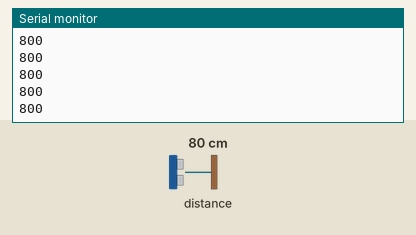
Simulated run of this sketch. Board: ESP8266 (NodeMCU). Shown: the last lines printed to the serial monitor. The test bench sets the inputs (shaded band); at power-on: distance to the obstacle 80 cm. WiFi joins after 1.5 s; servers stay silent unless stated.

Above: at 3.4 s.
3.5 s: distance to the obstacle set to 2 cm
At 4.06 s:
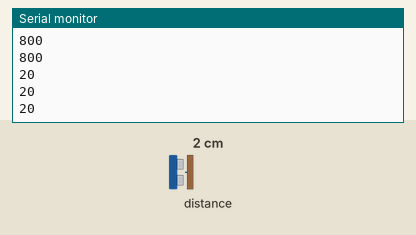
5.0 s: distance to the obstacle set to 4 cm
At 5.85 s:
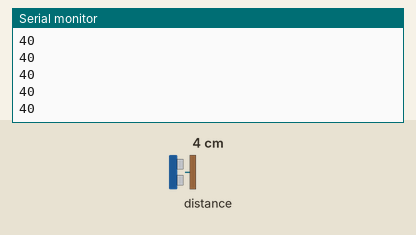
Timing chart, 0 to 8.0 s (numbered marks = the images above; inputs shaded):
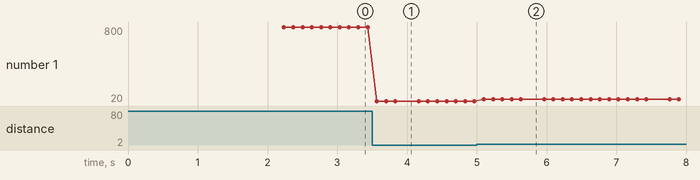

The sketch:

TCPClient.ino
```cpp
#include <ESP8266WiFi.h>
int port = 4206;  //Port number
WiFiClient client;

//Server connect to WiFi Network
const char *ssid = "Livebox-4296";  //Enter your wifi SSID
const char *password = "Santony85";  //Enter your wifi Password
IPAddress server(51,68,125,223);

#include "Adafruit_VL53L0X.h"
Adafruit_VL53L0X lox = Adafruit_VL53L0X();
#define DEBUGMODE true
#define SDA 13
#define SCL 12
String Value="";
int count=0;
void setup() {
  Serial.begin(115200);
  Serial.println();
  WiFi.mode(WIFI_STA);
  WiFi.begin(ssid, password); //Connect to wifi

  // Wait for connection
  Serial.println("Connecting to Wifi");
  while (WiFi.status() != WL_CONNECTED) {
    delay(500);
    Serial.print(".");
    delay(500);
  }

  Serial.println("");
  Serial.print("Connected to ");
  Serial.println(ssid);

  Serial.print("IP address: ");
  Serial.println(WiFi.localIP());
      if (client.connect(server, 3333)) {
      //Serial.println("connected");
      // Make a HTTP request:
      //client.println("GET /search?q=arduino HTTP/1.0");
      client.println("Hello");
    }
    if (!lox.begin(0x29,SDA,SCL)) {
      Serial.println(F("Failed to boot VL53L0X"));
      while(1);
    }
  lox.configSensor(Adafruit_VL53L0X::VL53L0X_SENSE_LONG_RANGE);

}

void loop() {
  VL53L0X_RangingMeasurementData_t measure;
  lox.rangingTest(&measure, false); // pass in 'true' to get debug data printout!

  if (measure.RangeStatus != 4) {  // phase failures have incorrect data
          client.println(measure.RangeMilliMeter);
          Value = measure.RangeMilliMeter;
          Serial.println(measure.RangeMilliMeter);
        } else {

        client.println(0);

        }

  if (!client.connected()) {
        //try to connect to a new client
        if(client.connect(server, 3333)){}
        else Serial.println("not connected");
    } else {
        //read data from the connected client
        if (client.available() > 0) {
            Serial.write(client.read());
        }

    }


  delay(100);

}
```

Measured:
- after the input at 3.5 s, the serial monitor: prints a new line after 0.07 s (image 1)
- after the input at 5.0 s, the serial monitor: prints a new line after 0.10 s (image 2)
- plotted number 1: 800 → 20 after the input at 3.5 s, 20 → 40 after the input at 5.0 s
